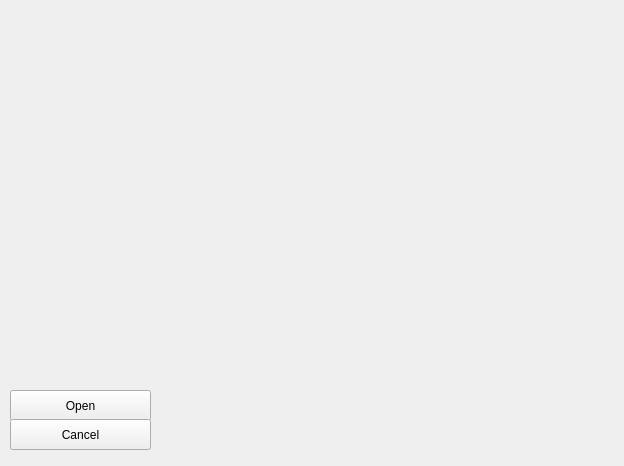
<?xml version="1.0" encoding="UTF-8"?>
<ui version="4.0">
 <class>StartWidget</class>
 <widget class="QWidget" name="StartWidget">
  <property name="geometry">
   <rect>
    <x>0</x>
    <y>0</y>
    <width>624</width>
    <height>466</height>
   </rect>
  </property>
  <property name="minimumSize">
   <size>
    <width>624</width>
    <height>466</height>
   </size>
  </property>
  <property name="maximumSize">
   <size>
    <width>624</width>
    <height>466</height>
   </size>
  </property>
  <property name="windowTitle">
   <string>Form</string>
  </property>
  <property name="styleSheet">
   <string notr="true">background-image: url(:/img/img/Fon.png);</string>
  </property>
  <widget class="QPushButton" name="pushButton">
   <property name="geometry">
    <rect>
     <x>10</x>
     <y>390</y>
     <width>141</width>
     <height>31</height>
    </rect>
   </property>
   <property name="text">
    <string>Open</string>
   </property>
  </widget>
  <widget class="QPushButton" name="pushButton_2">
   <property name="geometry">
    <rect>
     <x>10</x>
     <y>419</y>
     <width>141</width>
     <height>31</height>
    </rect>
   </property>
   <property name="text">
    <string>Cancel</string>
   </property>
  </widget>
 </widget>
 <resources/>
 <connections/>
</ui>
